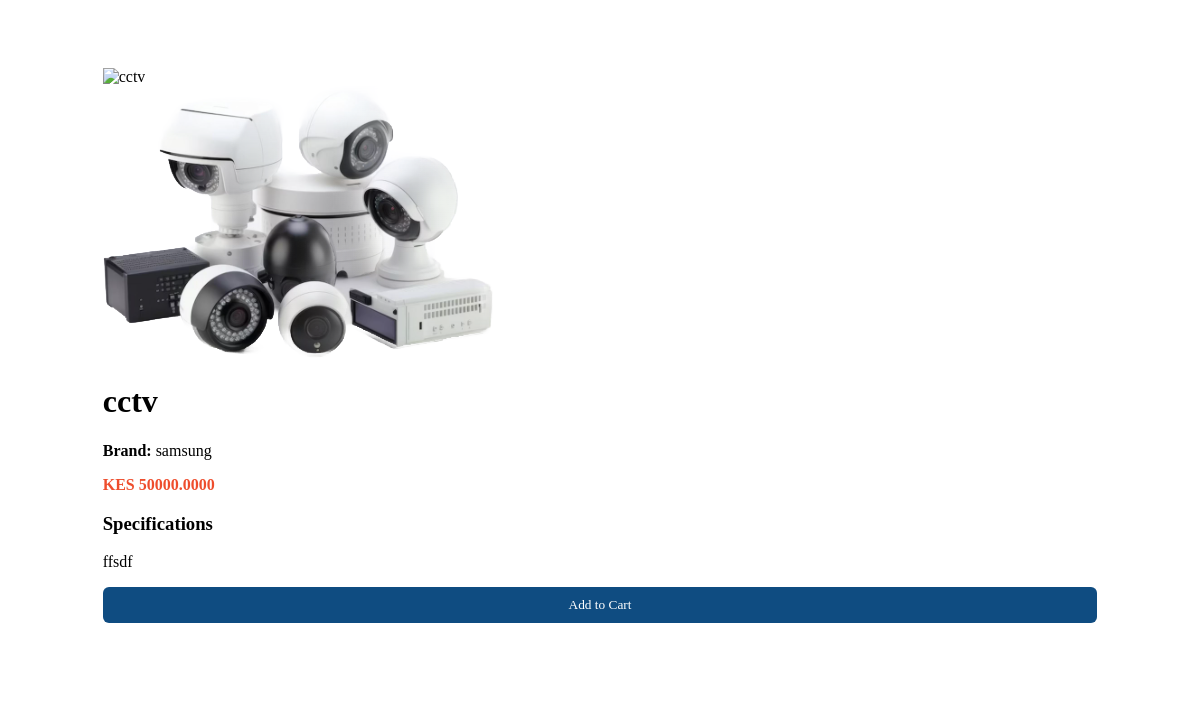
The page /products/1/ on the database its author committed.
### app/models.py (models this page shows, shortened)
class ProductImage(models.Model):
    product = models.ForeignKey(Product, on_delete=models.CASCADE, related_name='images')
    image = models.ImageField(upload_to='products/')
    views = models.IntegerField(default=0)

class Product(models.Model):
    name = models.CharField(max_length=255)
    price = models.DecimalField(max_digits=10, decimal_places=2)
    discount = models.DecimalField(max_digits=4,decimal_places=2,default=0)
    stock = models.IntegerField()
    category = models.ForeignKey(Category, on_delete=models.CASCADE, related_name="products")
    specifications = models.TextField(blank=True)
    views = models.IntegerField(default=0)
    brand = models.ForeignKey(Brand, on_delete=models.CASCADE)
    created_at = models.DateTimeField(auto_now_add=True)
    updated_at = models.DateTimeField(auto_now=True)
    @property
    def discounted_price(self):
        return self.price - (self.price * self.discount / 100)

class Brand(models.Model):
    name = models.CharField(max_length=100)

### app/views.py (the view, shortened to what this page needs)
# urls.py: path('products/<int:pk>/', views.product_detail, name='product_detail'),
def product_detail(request, pk):
    product = get_object_or_404(Product, id=pk)
    product.views += 1
    product.save(update_fields=['views'])
    return render(request, 'product_detail.html', {'product': product})

### app/context_processors.py (called while the page is built)
def cart_count(request):
    count = 0
    if request.user.is_authenticated:
        result = CartItem.objects.filter(user=request.user).aggregate(
            total=Sum('quantity')
        )
        count = result['total'] or 0
    return {'cart_count': count}

### app/templates/product_detail.html (shortened to what this page needs)
{% load static %}
<!DOCTYPE html>
<html>
<head>
    <link rel="stylesheet" href="{% static 'css/productdetail.css' %}">
</head>
<body>
<div class="section">
    <div class="product-detail">
        <div class="product-images">
            <img id="mainImage" src="{{ product.image.url }}" alt="{{ product.name }}">
            <div class="thumbnail-container">
                {% for img in product.images.all %}
                    <img src="{{ img.image.url }}" onclick="changeImage(this)">
                {% endfor %}
            </div>
        </div>
        <div class="product-info">
            <h1>{{ product.name }}</h1>
            <p><strong>Brand:</strong> {{ product.brand.name }}</p>
            <p class="price">
                KES {{ product.discounted_price }}
            </p>
            <h3>Specifications</h3>
            <p>{{ product.specifications }}</p>
            <a href="{% url 'add_to_cart' product.id %}">
                <button class="checkout-btn">Add to Cart</button>
            </a>
        </div>
    </div>
</div>
</body>
</html>

### app/static/css/productdetail.css (style rules this page uses)
a { text-decoration: none; color: inherit; }
button { font-family: inherit; cursor: pointer; }
.section { padding: 60px 8%; background: #fff; margin-bottom: 20px; }
.price { font-weight: bold; color: #ee4d2d; margin-bottom: 10px; }
.checkout-btn { width: 100%; padding: 10px; background: #0f4c81; color: #fff; border: none; border-radius: 6px; cursor: pointer; }

### rows shown on the page
ProductImage: image (picture)
Product: name "cctv", brand.name "samsung", discounted_price "50000.0000", specifications "ffsdf"
